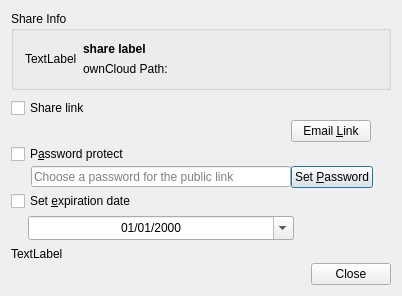
<?xml version="1.0" encoding="UTF-8"?>
<ui version="4.0">
 <class>OCC::ShareDialog</class>
 <widget class="QDialog" name="OCC::ShareDialog">
  <property name="geometry">
   <rect>
    <x>0</x>
    <y>0</y>
    <width>440</width>
    <height>308</height>
   </rect>
  </property>
  <property name="focusPolicy">
   <enum>Qt::NoFocus</enum>
  </property>
  <property name="windowTitle">
   <string>Share NewDocument.odt</string>
  </property>
  <layout class="QGridLayout" name="gridLayout_4">
   <property name="sizeConstraint">
    <enum>QLayout::SetFixedSize</enum>
   </property>
   <property name="verticalSpacing">
    <number>2</number>
   </property>
   <item row="1" column="0">
    <spacer name="verticalSpacer">
     <property name="orientation">
      <enum>Qt::Vertical</enum>
     </property>
     <property name="sizeType">
      <enum>QSizePolicy::Fixed</enum>
     </property>
     <property name="sizeHint" stdset="0">
      <size>
       <width>20</width>
       <height>6</height>
      </size>
     </property>
    </spacer>
   </item>
   <item row="2" column="0">
    <layout class="QHBoxLayout" name="horizontalLayout_shareLink">
     <property name="spacing">
      <number>0</number>
     </property>
     <property name="leftMargin">
      <number>0</number>
     </property>
     <item>
      <widget class="QCheckBox" name="checkBox_shareLink">
       <property name="sizePolicy">
        <sizepolicy hsizetype="Preferred" vsizetype="Fixed">
         <horstretch>0</horstretch>
         <verstretch>0</verstretch>
        </sizepolicy>
       </property>
       <property name="text">
        <string>Share link</string>
       </property>
      </widget>
     </item>
    </layout>
   </item>
   <item row="5" column="0" colspan="2">
    <widget class="QLabel" name="errorLabel">
     <property name="enabled">
      <bool>true</bool>
     </property>
     <property name="sizePolicy">
      <sizepolicy hsizetype="Expanding" vsizetype="Expanding">
       <horstretch>0</horstretch>
       <verstretch>0</verstretch>
      </sizepolicy>
     </property>
     <property name="minimumSize">
      <size>
       <width>0</width>
       <height>1</height>
      </size>
     </property>
     <property name="text">
      <string>TextLabel</string>
     </property>
    </widget>
   </item>
   <item row="0" column="0" colspan="2">
    <widget class="QGroupBox" name="groupBox">
     <property name="sizePolicy">
      <sizepolicy hsizetype="Preferred" vsizetype="Fixed">
       <horstretch>0</horstretch>
       <verstretch>0</verstretch>
      </sizepolicy>
     </property>
     <property name="title">
      <string>Share Info</string>
     </property>
     <layout class="QGridLayout" name="gridLayout_2">
      <item row="0" column="0">
       <layout class="QGridLayout" name="gridLayout">
        <item row="0" column="0" rowspan="2">
         <widget class="QLabel" name="label_icon">
          <property name="text">
           <string>TextLabel</string>
          </property>
         </widget>
        </item>
        <item row="0" column="1">
         <widget class="QLabel" name="label_name">
          <property name="sizePolicy">
           <sizepolicy hsizetype="MinimumExpanding" vsizetype="Preferred">
            <horstretch>0</horstretch>
            <verstretch>0</verstretch>
           </sizepolicy>
          </property>
          <property name="font">
           <font>
            <weight>75</weight>
            <bold>true</bold>
           </font>
          </property>
          <property name="text">
           <string>share label</string>
          </property>
         </widget>
        </item>
        <item row="0" column="2" rowspan="2">
         <widget class="QProgressIndicator" name="pi_share" native="true"/>
        </item>
        <item row="1" column="1">
         <widget class="QLabel" name="label_sharePath">
          <property name="sizePolicy">
           <sizepolicy hsizetype="MinimumExpanding" vsizetype="Preferred">
            <horstretch>0</horstretch>
            <verstretch>0</verstretch>
           </sizepolicy>
          </property>
          <property name="font">
           <font>
            <weight>50</weight>
            <bold>false</bold>
           </font>
          </property>
          <property name="text">
           <string>ownCloud Path:</string>
          </property>
         </widget>
        </item>
       </layout>
      </item>
     </layout>
    </widget>
   </item>
   <item row="3" column="0" colspan="2">
    <widget class="QWidget" name="widget_shareLink" native="true">
     <property name="sizePolicy">
      <sizepolicy hsizetype="Preferred" vsizetype="Fixed">
       <horstretch>0</horstretch>
       <verstretch>0</verstretch>
      </sizepolicy>
     </property>
     <layout class="QGridLayout" name="gridLayout_3">
      <property name="leftMargin">
       <number>0</number>
      </property>
      <property name="topMargin">
       <number>0</number>
      </property>
      <property name="rightMargin">
       <number>0</number>
      </property>
      <property name="bottomMargin">
       <number>0</number>
      </property>
      <property name="horizontalSpacing">
       <number>0</number>
      </property>
      <property name="verticalSpacing">
       <number>2</number>
      </property>
      <item row="3" column="0">
       <layout class="QHBoxLayout" name="horizontalLayout_expire">
        <property name="spacing">
         <number>0</number>
        </property>
        <item>
         <widget class="QCheckBox" name="checkBox_expire">
          <property name="sizePolicy">
           <sizepolicy hsizetype="Preferred" vsizetype="Fixed">
            <horstretch>0</horstretch>
            <verstretch>0</verstretch>
           </sizepolicy>
          </property>
          <property name="text">
           <string>Set &amp;expiration date</string>
          </property>
         </widget>
        </item>
       </layout>
      </item>
      <item row="1" column="0">
       <layout class="QHBoxLayout" name="horizontalLayout_password">
        <property name="spacing">
         <number>0</number>
        </property>
        <item>
         <widget class="QCheckBox" name="checkBox_password">
          <property name="enabled">
           <bool>true</bool>
          </property>
          <property name="sizePolicy">
           <sizepolicy hsizetype="Preferred" vsizetype="Fixed">
            <horstretch>0</horstretch>
            <verstretch>0</verstretch>
           </sizepolicy>
          </property>
          <property name="font">
           <font>
            <weight>50</weight>
            <bold>false</bold>
           </font>
          </property>
          <property name="text">
           <string>P&amp;assword protect</string>
          </property>
          <property name="tristate">
           <bool>false</bool>
          </property>
         </widget>
        </item>
       </layout>
      </item>
      <item row="4" column="0">
       <layout class="QHBoxLayout" name="horizontalLayout_calendar">
        <property name="spacing">
         <number>-1</number>
        </property>
        <property name="leftMargin">
         <number>17</number>
        </property>
        <property name="topMargin">
         <number>3</number>
        </property>
        <property name="bottomMargin">
         <number>5</number>
        </property>
        <item>
         <widget class="QDateEdit" name="calendar">
          <property name="sizePolicy">
           <sizepolicy hsizetype="Fixed" vsizetype="Fixed">
            <horstretch>0</horstretch>
            <verstretch>0</verstretch>
           </sizepolicy>
          </property>
          <property name="minimumSize">
           <size>
            <width>266</width>
            <height>24</height>
           </size>
          </property>
          <property name="maximumSize">
           <size>
            <width>266</width>
            <height>24</height>
           </size>
          </property>
          <property name="alignment">
           <set>Qt::AlignCenter</set>
          </property>
          <property name="currentSection">
           <enum>QDateTimeEdit::DaySection</enum>
          </property>
          <property name="displayFormat">
           <string>dd/MM/yyyy</string>
          </property>
          <property name="calendarPopup">
           <bool>true</bool>
          </property>
         </widget>
        </item>
        <item>
         <spacer name="horizontalSpacer_4">
          <property name="orientation">
           <enum>Qt::Horizontal</enum>
          </property>
          <property name="sizeHint" stdset="0">
           <size>
            <width>40</width>
            <height>0</height>
           </size>
          </property>
         </spacer>
        </item>
       </layout>
      </item>
      <item row="2" column="0">
       <layout class="QHBoxLayout" name="horizontalLayout_setPassword">
        <property name="spacing">
         <number>-1</number>
        </property>
        <property name="sizeConstraint">
         <enum>QLayout::SetDefaultConstraint</enum>
        </property>
        <property name="leftMargin">
         <number>20</number>
        </property>
        <property name="bottomMargin">
         <number>1</number>
        </property>
        <item>
         <widget class="QLineEdit" name="lineEdit_password">
          <property name="sizePolicy">
           <sizepolicy hsizetype="Fixed" vsizetype="Fixed">
            <horstretch>0</horstretch>
            <verstretch>0</verstretch>
           </sizepolicy>
          </property>
          <property name="minimumSize">
           <size>
            <width>260</width>
            <height>21</height>
           </size>
          </property>
          <property name="maximumSize">
           <size>
            <width>260</width>
            <height>21</height>
           </size>
          </property>
          <property name="mouseTracking">
           <bool>true</bool>
          </property>
          <property name="focusPolicy">
           <enum>Qt::StrongFocus</enum>
          </property>
          <property name="text">
           <string/>
          </property>
          <property name="echoMode">
           <enum>QLineEdit::Password</enum>
          </property>
          <property name="alignment">
           <set>Qt::AlignLeading|Qt::AlignLeft|Qt::AlignVCenter</set>
          </property>
          <property name="placeholderText">
           <string>Choose a password for the public link</string>
          </property>
         </widget>
        </item>
        <item alignment="Qt::AlignVCenter">
         <widget class="QPushButton" name="pushButton_setPassword">
          <property name="sizePolicy">
           <sizepolicy hsizetype="Preferred" vsizetype="Preferred">
            <horstretch>0</horstretch>
            <verstretch>0</verstretch>
           </sizepolicy>
          </property>
          <property name="text">
           <string>Set &amp;Password</string>
          </property>
          <property name="autoDefault">
           <bool>false</bool>
          </property>
          <property name="default">
           <bool>true</bool>
          </property>
         </widget>
        </item>
        <item>
         <spacer name="horizontalSpacer">
          <property name="orientation">
           <enum>Qt::Horizontal</enum>
          </property>
          <property name="sizeType">
           <enum>QSizePolicy::Expanding</enum>
          </property>
          <property name="sizeHint" stdset="0">
           <size>
            <width>10</width>
            <height>0</height>
           </size>
          </property>
         </spacer>
        </item>
       </layout>
      </item>
      <item row="0" column="0">
       <layout class="QHBoxLayout" name="horizontalLayout_shareLink_2">
        <property name="spacing">
         <number>-1</number>
        </property>
        <property name="leftMargin">
         <number>20</number>
        </property>
        <property name="rightMargin">
         <number>10</number>
        </property>
        <property name="bottomMargin">
         <number>0</number>
        </property>
        <item alignment="Qt::AlignVCenter">
         <widget class="QLabel" name="_labelShareLink">
          <property name="sizePolicy">
           <sizepolicy hsizetype="MinimumExpanding" vsizetype="Preferred">
            <horstretch>0</horstretch>
            <verstretch>0</verstretch>
           </sizepolicy>
          </property>
          <property name="minimumSize">
           <size>
            <width>260</width>
            <height>16</height>
           </size>
          </property>
          <property name="frameShape">
           <enum>QFrame::NoFrame</enum>
          </property>
          <property name="text">
           <string/>
          </property>
          <property name="textFormat">
           <enum>Qt::RichText</enum>
          </property>
          <property name="scaledContents">
           <bool>false</bool>
          </property>
          <property name="alignment">
           <set>Qt::AlignLeading|Qt::AlignLeft|Qt::AlignTop</set>
          </property>
          <property name="wordWrap">
           <bool>false</bool>
          </property>
          <property name="indent">
           <number>0</number>
          </property>
          <property name="openExternalLinks">
           <bool>true</bool>
          </property>
          <property name="textInteractionFlags">
           <set>Qt::LinksAccessibleByMouse</set>
          </property>
         </widget>
        </item>
        <item alignment="Qt::AlignVCenter">
         <widget class="QPushButton" name="pushButton_copy">
          <property name="sizePolicy">
           <sizepolicy hsizetype="Preferred" vsizetype="Preferred">
            <horstretch>0</horstretch>
            <verstretch>0</verstretch>
           </sizepolicy>
          </property>
          <property name="text">
           <string>Email &amp;Link</string>
          </property>
         </widget>
        </item>
        <item>
         <spacer name="horizontalSpacer_2">
          <property name="orientation">
           <enum>Qt::Horizontal</enum>
          </property>
          <property name="sizeHint" stdset="0">
           <size>
            <width>10</width>
            <height>20</height>
           </size>
          </property>
         </spacer>
        </item>
       </layout>
      </item>
     </layout>
    </widget>
   </item>
   <item row="6" column="0" colspan="2">
    <widget class="QDialogButtonBox" name="buttonBox">
     <property name="focusPolicy">
      <enum>Qt::NoFocus</enum>
     </property>
     <property name="contextMenuPolicy">
      <enum>Qt::NoContextMenu</enum>
     </property>
     <property name="standardButtons">
      <set>QDialogButtonBox::Close</set>
     </property>
     <property name="centerButtons">
      <bool>false</bool>
     </property>
    </widget>
   </item>
  </layout>
 </widget>
 <layoutdefault spacing="6" margin="11"/>
 <customwidgets>
  <customwidget>
   <class>QProgressIndicator</class>
   <extends>QWidget</extends>
   <header>QProgressIndicator.h</header>
   <container>1</container>
  </customwidget>
 </customwidgets>
 <tabstops>
  <tabstop>checkBox_shareLink</tabstop>
  <tabstop>pushButton_copy</tabstop>
  <tabstop>checkBox_password</tabstop>
  <tabstop>lineEdit_password</tabstop>
  <tabstop>pushButton_setPassword</tabstop>
  <tabstop>checkBox_expire</tabstop>
  <tabstop>calendar</tabstop>
 </tabstops>
 <resources/>
 <connections/>
</ui>
